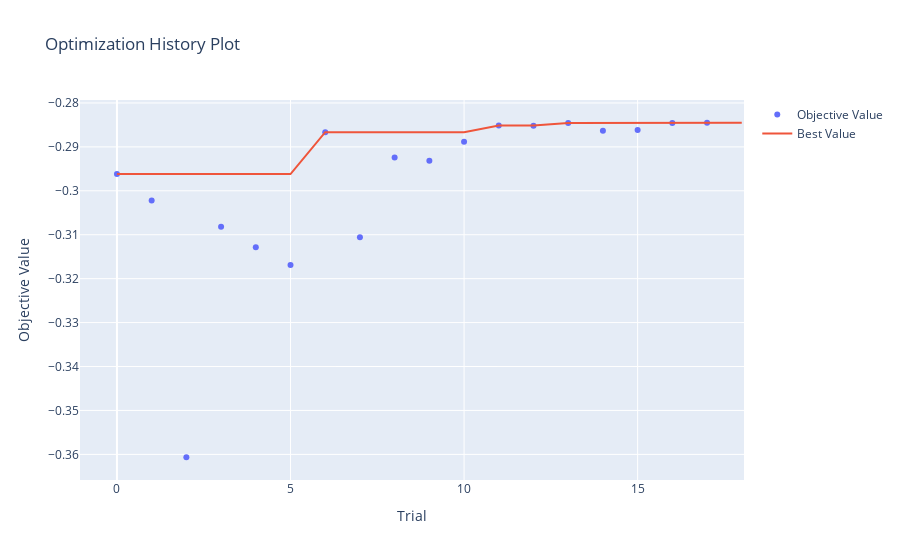

Write notebook code for a chart like this one.
### Code cell
optuna.visualization.plot_optimization_history(study_rf)

### Figure 1 — Plotly figure (JSON) as saved in the notebook; plotly's stock layout.template omitted (floating-point values rounded to 4 significant figures)
{"data": [{"mode": "markers", "name": "Objective Value", "type": "scatter", "x": [0, 1, 2, 3, 4, 5, 6, 7, 8, 9, 10, 11, 12, 13, 14, 15, 16, 17], "y": [-0.2962, -0.3022, -0.3607, -0.3082, -0.3128, -0.3169, -0.2866, -0.3106, -0.2924, -0.2932, -0.2888, -0.2851, -0.2852, -0.2845, -0.2863, -0.2862, -0.2846, -0.2845]}, {"mode": "lines", "name": "Best Value", "type": "scatter", "x": [0, 1, 2, 3, 4, 5, 6, 7, 8, 9, 10, 11, 12, 13, 14, 15, 16, 17, 18], "y": [-0.2962, -0.2962, -0.2962, -0.2962, -0.2962, -0.2962, -0.2866, -0.2866, -0.2866, -0.2866, -0.2866, -0.2851, -0.2851, -0.2845, -0.2845, -0.2845, -0.2845, -0.2845, -0.2845]}, {"marker": {"color": "#cccccc"}, "mode": "markers", "name": "Infeasible Trial", "showlegend": false, "type": "scatter", "x": [], "y": []}], "layout": {"title": {"text": "Optimization History Plot"}, "xaxis": {"title": {"text": "Trial"}}, "yaxis": {"title": {"text": "Objective Value"}}}}
